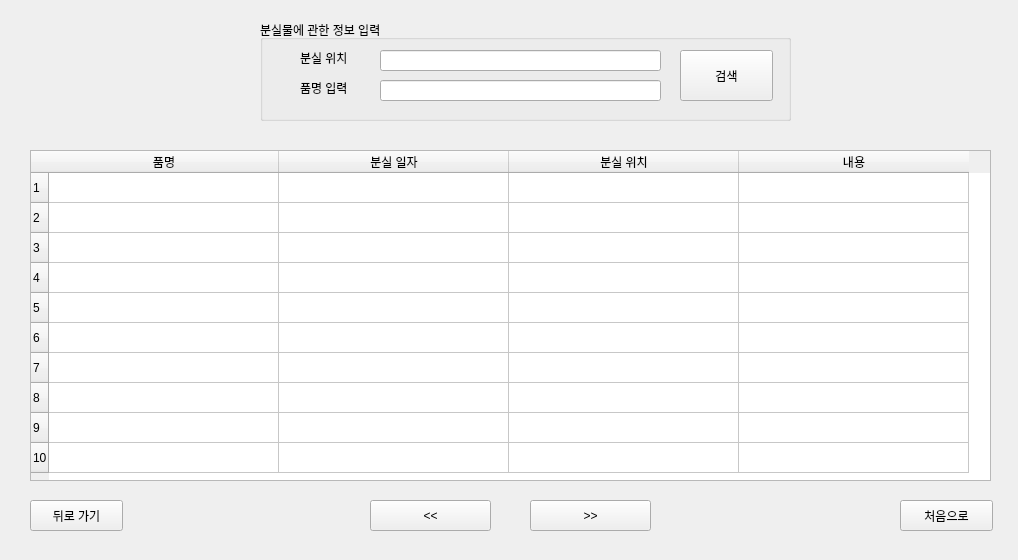
<?xml version="1.0" encoding="UTF-8"?>
<ui version="4.0">
 <class>Form</class>
 <widget class="QWidget" name="Form">
  <property name="geometry">
   <rect>
    <x>0</x>
    <y>0</y>
    <width>1018</width>
    <height>560</height>
   </rect>
  </property>
  <property name="windowTitle">
   <string>위치 기반 분실물 검색</string>
  </property>
  <widget class="QTableWidget" name="tableWidget">
   <property name="geometry">
    <rect>
     <x>30</x>
     <y>150</y>
     <width>961</width>
     <height>331</height>
    </rect>
   </property>
   <attribute name="horizontalHeaderDefaultSectionSize">
    <number>230</number>
   </attribute>
   <row>
    <property name="text">
     <string>1</string>
    </property>
   </row>
   <row>
    <property name="text">
     <string>2</string>
    </property>
   </row>
   <row>
    <property name="text">
     <string>3</string>
    </property>
   </row>
   <row>
    <property name="text">
     <string>4</string>
    </property>
   </row>
   <row>
    <property name="text">
     <string>5</string>
    </property>
   </row>
   <row>
    <property name="text">
     <string>6</string>
    </property>
   </row>
   <row>
    <property name="text">
     <string>7</string>
    </property>
   </row>
   <row>
    <property name="text">
     <string>8</string>
    </property>
   </row>
   <row>
    <property name="text">
     <string>9</string>
    </property>
   </row>
   <row>
    <property name="text">
     <string>10</string>
    </property>
   </row>
   <column>
    <property name="text">
     <string>품명</string>
    </property>
   </column>
   <column>
    <property name="text">
     <string>분실 일자</string>
    </property>
   </column>
   <column>
    <property name="text">
     <string>분실 위치</string>
    </property>
   </column>
   <column>
    <property name="text">
     <string>내용</string>
    </property>
   </column>
  </widget>
  <widget class="QPushButton" name="pushButton_4">
   <property name="geometry">
    <rect>
     <x>370</x>
     <y>500</y>
     <width>121</width>
     <height>31</height>
    </rect>
   </property>
   <property name="text">
    <string>&lt;&lt;</string>
   </property>
  </widget>
  <widget class="QPushButton" name="pushButton_6">
   <property name="geometry">
    <rect>
     <x>900</x>
     <y>500</y>
     <width>93</width>
     <height>31</height>
    </rect>
   </property>
   <property name="text">
    <string>처음으로</string>
   </property>
  </widget>
  <widget class="QPushButton" name="pushButton_5">
   <property name="geometry">
    <rect>
     <x>30</x>
     <y>500</y>
     <width>93</width>
     <height>31</height>
    </rect>
   </property>
   <property name="text">
    <string>뒤로 가기</string>
   </property>
  </widget>
  <widget class="QPushButton" name="pushButton_3">
   <property name="geometry">
    <rect>
     <x>530</x>
     <y>500</y>
     <width>121</width>
     <height>31</height>
    </rect>
   </property>
   <property name="text">
    <string>&gt;&gt;</string>
   </property>
  </widget>
  <widget class="QGroupBox" name="groupBox">
   <property name="geometry">
    <rect>
     <x>260</x>
     <y>20</y>
     <width>531</width>
     <height>101</height>
    </rect>
   </property>
   <property name="title">
    <string>분실물에 관한 정보 입력</string>
   </property>
   <widget class="QLineEdit" name="lineEdit_2">
    <property name="geometry">
     <rect>
      <x>120</x>
      <y>60</y>
      <width>281</width>
      <height>21</height>
     </rect>
    </property>
   </widget>
   <widget class="QLineEdit" name="lineEdit">
    <property name="geometry">
     <rect>
      <x>120</x>
      <y>30</y>
      <width>281</width>
      <height>21</height>
     </rect>
    </property>
   </widget>
   <widget class="QLabel" name="label">
    <property name="geometry">
     <rect>
      <x>40</x>
      <y>30</y>
      <width>64</width>
      <height>15</height>
     </rect>
    </property>
    <property name="text">
     <string>분실 위치</string>
    </property>
   </widget>
   <widget class="QLabel" name="label_2">
    <property name="geometry">
     <rect>
      <x>40</x>
      <y>60</y>
      <width>64</width>
      <height>15</height>
     </rect>
    </property>
    <property name="text">
     <string>품명 입력</string>
    </property>
   </widget>
   <widget class="QPushButton" name="pushButton">
    <property name="geometry">
     <rect>
      <x>420</x>
      <y>30</y>
      <width>93</width>
      <height>51</height>
     </rect>
    </property>
    <property name="text">
     <string>검색</string>
    </property>
   </widget>
  </widget>
 </widget>
 <resources/>
 <connections>
  <connection>
   <sender>tableWidget</sender>
   <signal>cellClicked(int,int)</signal>
   <receiver>Form</receiver>
   <slot>losts_print_detail(int,int)</slot>
   <hints>
    <hint type="sourcelabel">
     <x>160</x>
     <y>211</y>
    </hint>
    <hint type="destinationlabel">
     <x>147</x>
     <y>48</y>
    </hint>
   </hints>
  </connection>
  <connection>
   <sender>pushButton</sender>
   <signal>clicked()</signal>
   <receiver>Form</receiver>
   <slot>losts_location_search()</slot>
   <hints>
    <hint type="sourcelabel">
     <x>755</x>
     <y>75</y>
    </hint>
    <hint type="destinationlabel">
     <x>828</x>
     <y>78</y>
    </hint>
   </hints>
  </connection>
  <connection>
   <sender>pushButton_5</sender>
   <signal>clicked()</signal>
   <receiver>Form</receiver>
   <slot>click_back()</slot>
   <hints>
    <hint type="sourcelabel">
     <x>83</x>
     <y>516</y>
    </hint>
    <hint type="destinationlabel">
     <x>190</x>
     <y>514</y>
    </hint>
   </hints>
  </connection>
  <connection>
   <sender>pushButton_4</sender>
   <signal>clicked()</signal>
   <receiver>Form</receiver>
   <slot>click_prev()</slot>
   <hints>
    <hint type="sourcelabel">
     <x>440</x>
     <y>517</y>
    </hint>
    <hint type="destinationlabel">
     <x>299</x>
     <y>520</y>
    </hint>
   </hints>
  </connection>
  <connection>
   <sender>pushButton_3</sender>
   <signal>clicked()</signal>
   <receiver>Form</receiver>
   <slot>click_next()</slot>
   <hints>
    <hint type="sourcelabel">
     <x>624</x>
     <y>523</y>
    </hint>
    <hint type="destinationlabel">
     <x>720</x>
     <y>505</y>
    </hint>
   </hints>
  </connection>
  <connection>
   <sender>pushButton_6</sender>
   <signal>clicked()</signal>
   <receiver>Form</receiver>
   <slot>return_to_main()</slot>
   <hints>
    <hint type="sourcelabel">
     <x>923</x>
     <y>521</y>
    </hint>
    <hint type="destinationlabel">
     <x>853</x>
     <y>518</y>
    </hint>
   </hints>
  </connection>
 </connections>
 <slots>
  <slot>losts_print_detail(int,int)</slot>
  <slot>losts_location_search()</slot>
  <slot>click_back()</slot>
  <slot>click_prev()</slot>
  <slot>click_next()</slot>
  <slot>return_to_main()</slot>
 </slots>
</ui>
